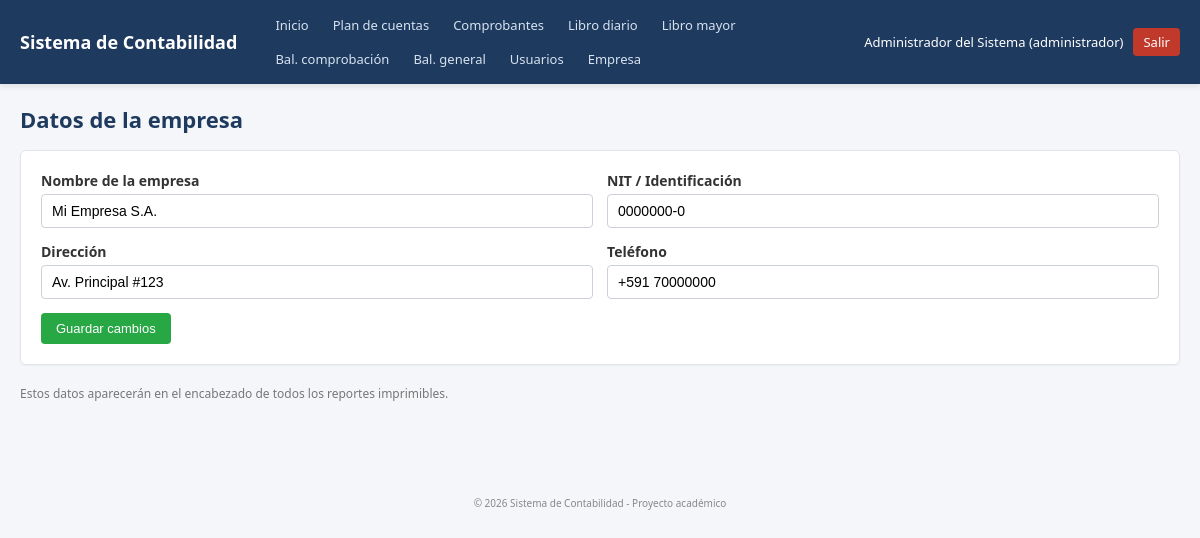
Page /modules/empresa/index.php (signed in) on the committed database.
### tables this page shows
CREATE TABLE empresa (
    id INT AUTO_INCREMENT PRIMARY KEY,
    nombre VARCHAR(150) NOT NULL,
    nit VARCHAR(50) NOT NULL,
    direccion VARCHAR(200) DEFAULT NULL,
    telefono VARCHAR(50) DEFAULT NULL
);

### includes/functions.php (called while the page is built, shortened)
<?php
function e($value) {
    return htmlspecialchars((string)$value, ENT_QUOTES, 'UTF-8');
}
function obtenerEmpresa($conn) {
    $res = $conn->query("SELECT * FROM empresa WHERE id = 1 LIMIT 1");
    if ($res && $res->num_rows > 0) {
        return $res->fetch_assoc();
    }
    return [
        'nombre' => 'Mi Empresa',
        'nit' => '-',
        'direccion' => '-',
        'telefono' => '-'
    ];
}

### modules/empresa/index.php (the view, shortened to what this page needs)
<?php
require_once __DIR__ . '/../../includes/auth.php';
$empresa = obtenerEmpresa($conn);
include __DIR__ . '/../../includes/header.php';
?>
<div class="page-header"><h1>Datos de la empresa</h1></div>
<div class="card">
    <form method="post" action="">
        <div class="form-row">
            <div class="form-group">
                <label>Nombre de la empresa</label>
                <input type="text" name="nombre" class="form-control" value="<?= e($empresa['nombre']) ?>" required>
            </div>
            <div class="form-group">
                <label>NIT / Identificación</label>
                <input type="text" name="nit" class="form-control" value="<?= e($empresa['nit']) ?>" required>
            </div>
        </div>
        <div class="form-row">
            <div class="form-group">
                <label>Dirección</label>
                <input type="text" name="direccion" class="form-control" value="<?= e($empresa['direccion']) ?>">
            </div>
            <div class="form-group">
                <label>Teléfono</label>
                <input type="text" name="telefono" class="form-control" value="<?= e($empresa['telefono']) ?>">
            </div>
        </div>
        <button class="btn btn-success" type="submit">Guardar cambios</button>
    </form>
</div>
<p class="help-text">Estos datos aparecerán en el encabezado de todos los reportes imprimibles.</p>
<?php include __DIR__ . '/../../includes/footer.php'; ?>

### assets/css/style.css (style rules this page uses)
* { box-sizing: border-box; }
body { margin: 0; font-family: "Segoe UI", Roboto, Arial, sans-serif; background: #f4f6f9; color: #2c2c2c; font-size: 14px; }
.card { background: #fff; border: 1px solid #e1e5eb; border-radius: 6px; padding: 20px; margin-bottom: 20px; box-shadow: 0 1px 2px rgba(0,0,0,.04); }
.page-header { display: flex; align-items: center; justify-content: space-between; flex-wrap: wrap; margin-bottom: 16px; gap: 10px; }
.page-header h1 { margin: 0; font-size: 22px; color: #1f3a5f; }
.btn { display: inline-block; padding: 7px 14px; border-radius: 4px; border: 1px solid transparent; font-size: 13px; cursor: pointer; background: #1f3a5f; color: #fff; text-decoration: none; }
.btn-success { background: #28a745; }
.form-group { margin-bottom: 14px; }
.form-group label { display: block; margin-bottom: 4px; font-weight: 600; color: #333; }
.form-control { width: 100%; padding: 8px 10px; border: 1px solid #ccd1d9; border-radius: 4px; font-size: 14px; background: #fff; }
.form-row { display: flex; gap: 14px; flex-wrap: wrap; }
.form-row .form-group { flex: 1; min-width: 200px; }
.help-text { font-size: 12px; color: #777; margin-top: 3px; }

### rows in the picture
empresa: nombre "Mi Empresa S.A.", nit "0000000-0", direccion "Av. Principal #123", telefono "+591 70000000"

### other values in the picture
APP_NAME "Sistema de Contabilidad"
$_SESSION['user_nombre'] "Administrador del Sistema"
$_SESSION['user_rol'] "administrador"
